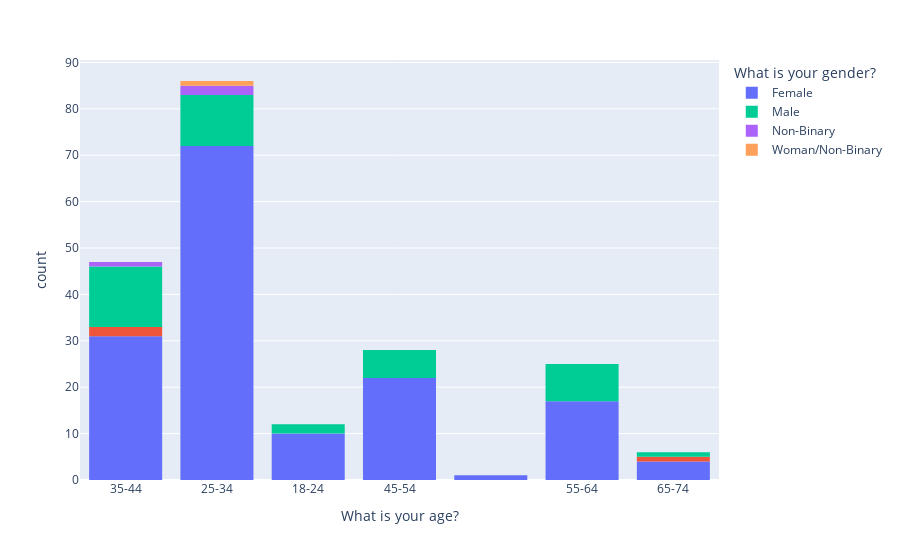

Write notebook code for a chart like this one.
### Code cell
import plotly.express as px
fig = px.histogram(dei, x="What is your age?", color="What is your gender?")
fig.show()

### Figure 1 — Plotly figure (JSON) as saved in the notebook; plotly's stock layout.template omitted (floating-point values rounded to 4 significant figures; data arrays with more than 128 entries replaced by an {"elided": "..."} marker saying what was removed)
{"data": [{"alignmentgroup": "True", "bingroup": "x", "hovertemplate": "What is your gender?=Female<br>What is your age?=%{x}<br>count=%{y}<extra></extra>", "legendgroup": "Female", "marker": {"color": "#636efa"}, "name": "Female", "offsetgroup": "Female", "orientation": "v", "showlegend": true, "type": "histogram", "x": {"elided": "157 str values"}, "xaxis": "x", "yaxis": "y"}, {"alignmentgroup": "True", "bingroup": "x", "hovertemplate": "What is your gender?=<br>What is your age?=%{x}<br>count=%{y}<extra></extra>", "legendgroup": "", "marker": {"color": "#EF553B"}, "name": "", "offsetgroup": "", "orientation": "v", "showlegend": false, "type": "histogram", "x": ["35-44", "35-44", "65-74"], "xaxis": "x", "yaxis": "y"}, {"alignmentgroup": "True", "bingroup": "x", "hovertemplate": "What is your gender?=Male<br>What is your age?=%{x}<br>count=%{y}<extra></extra>", "legendgroup": "Male", "marker": {"color": "#00cc96"}, "name": "Male", "offsetgroup": "Male", "orientation": "v", "showlegend": true, "type": "histogram", "x": ["55-64", "55-64", "25-34", "65-74", "25-34", "25-34", "25-34", "45-54", "35-44", "35-44", "25-34", "25-34", "35-44", "35-44", "35-44", "35-44", "55-64", "35-44", "35-44", "35-44", "25-34", "35-44", "55-64", "25-34", "18-24", "25-34", "45-54", "45-54", "55-64", "25-34", "25-34", "35-44", "45-54", "45-54", "18-24", "35-44", "35-44", "55-64", "45-54", "55-64", "55-64"], "xaxis": "x", "yaxis": "y"}, {"alignmentgroup": "True", "bingroup": "x", "hovertemplate": "What is your gender?=Non-Binary<br>What is your age?=%{x}<br>count=%{y}<extra></extra>", "legendgroup": "Non-Binary", "marker": {"color": "#ab63fa"}, "name": "Non-Binary", "offsetgroup": "Non-Binary", "orientation": "v", "showlegend": true, "type": "histogram", "x": ["25-34", "25-34", "35-44"], "xaxis": "x", "yaxis": "y"}, {"alignmentgroup": "True", "bingroup": "x", "hovertemplate": "What is your gender?=Woman/Non-Binary<br>What is your age?=%{x}<br>count=%{y}<extra></extra>", "legendgroup": "Woman/Non-Binary", "marker": {"color": "#FFA15A"}, "name": "Woman/Non-Binary", "offsetgroup": "Woman/Non-Binary", "orientation": "v", "showlegend": true, "type": "histogram", "x": ["25-34"], "xaxis": "x", "yaxis": "y"}], "layout": {"barmode": "relative", "legend": {"title": {"text": "What is your gender?"}, "tracegroupgap": 0}, "margin": {"t": 60}, "xaxis": {"anchor": "y", "domain": [0, 1], "title": {"text": "What is your age?"}}, "yaxis": {"anchor": "x", "domain": [0, 1], "title": {"text": "count"}}}}
